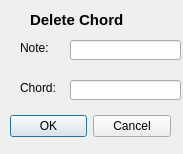
<?xml version="1.0" encoding="UTF-8"?>
<ui version="4.0">
 <class>DelChord</class>
 <widget class="QDialog" name="DelChord">
  <property name="geometry">
   <rect>
    <x>0</x>
    <y>0</y>
    <width>183</width>
    <height>154</height>
   </rect>
  </property>
  <property name="windowTitle">
   <string>Dialog</string>
  </property>
  <widget class="QDialogButtonBox" name="buttonBox">
   <property name="geometry">
    <rect>
     <x>10</x>
     <y>110</y>
     <width>161</width>
     <height>32</height>
    </rect>
   </property>
   <property name="orientation">
    <enum>Qt::Horizontal</enum>
   </property>
   <property name="standardButtons">
    <set>QDialogButtonBox::Cancel|QDialogButtonBox::Ok</set>
   </property>
  </widget>
  <widget class="QLineEdit" name="NoteLine">
   <property name="geometry">
    <rect>
     <x>70</x>
     <y>40</y>
     <width>111</width>
     <height>20</height>
    </rect>
   </property>
  </widget>
  <widget class="QLineEdit" name="ChordLine">
   <property name="geometry">
    <rect>
     <x>70</x>
     <y>80</y>
     <width>111</width>
     <height>20</height>
    </rect>
   </property>
  </widget>
  <widget class="QLabel" name="label">
   <property name="geometry">
    <rect>
     <x>20</x>
     <y>40</y>
     <width>31</width>
     <height>16</height>
    </rect>
   </property>
   <property name="text">
    <string>Note:</string>
   </property>
  </widget>
  <widget class="QLabel" name="label_2">
   <property name="geometry">
    <rect>
     <x>20</x>
     <y>80</y>
     <width>41</width>
     <height>16</height>
    </rect>
   </property>
   <property name="text">
    <string>Chord:</string>
   </property>
  </widget>
  <widget class="QLabel" name="label_3">
   <property name="geometry">
    <rect>
     <x>30</x>
     <y>10</y>
     <width>121</width>
     <height>20</height>
    </rect>
   </property>
   <property name="font">
    <font>
     <pointsize>11</pointsize>
     <weight>75</weight>
     <bold>true</bold>
    </font>
   </property>
   <property name="text">
    <string>Delete Chord</string>
   </property>
  </widget>
 </widget>
 <resources/>
 <connections>
  <connection>
   <sender>buttonBox</sender>
   <signal>accepted()</signal>
   <receiver>DelChord</receiver>
   <slot>accept()</slot>
   <hints>
    <hint type="sourcelabel">
     <x>248</x>
     <y>254</y>
    </hint>
    <hint type="destinationlabel">
     <x>157</x>
     <y>274</y>
    </hint>
   </hints>
  </connection>
  <connection>
   <sender>buttonBox</sender>
   <signal>rejected()</signal>
   <receiver>DelChord</receiver>
   <slot>reject()</slot>
   <hints>
    <hint type="sourcelabel">
     <x>316</x>
     <y>260</y>
    </hint>
    <hint type="destinationlabel">
     <x>286</x>
     <y>274</y>
    </hint>
   </hints>
  </connection>
 </connections>
</ui>
